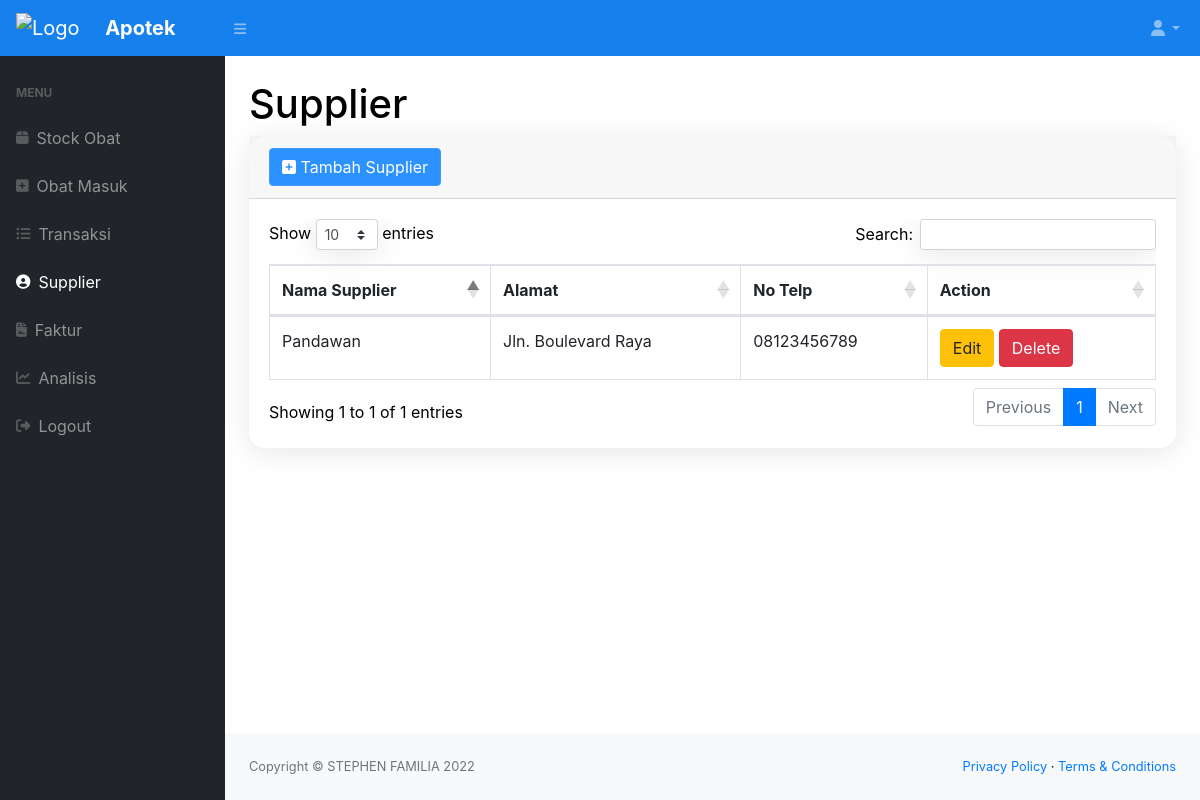
Before: /supplier.php (signed in) with the older database file.
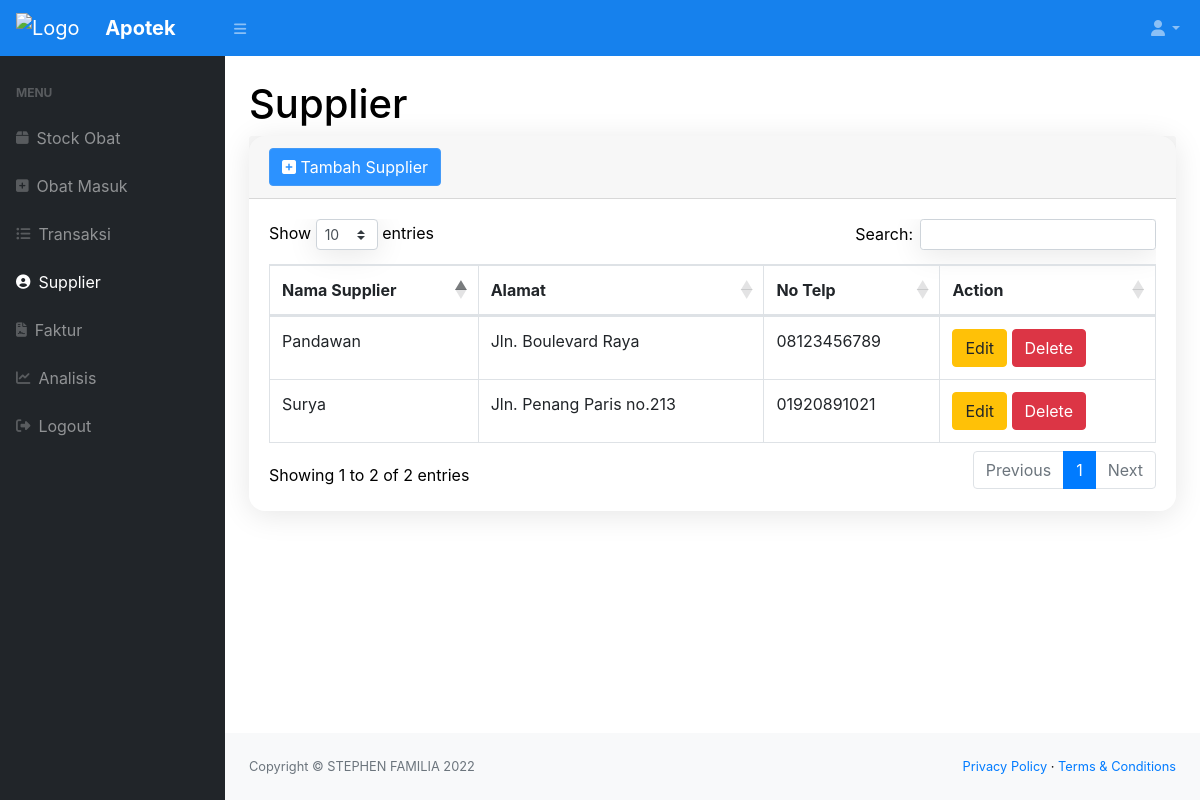
After: the same page with the newer database file.
### tables this page shows
CREATE TABLE `supplier` (
  `idsup` int NOT NULL,
  `nama_supplier` varchar(100)  NOT NULL,
  `alamat` varchar(100)  DEFAULT NULL,
  `no_telp` varchar(20) DEFAULT NULL
);

### supplier.php (the view, shortened to what this page needs)
<?php
require 'function.php';
include 'head.php';
?>
    <body class="sb-nav-fixed">
        <?php include 'nav.php'?>
            <div id="layoutSidenav_content">
                <main>
                    <div class="container-fluid">
                        <h1 class="mt-4">Supplier</h1>
                        <div class="card mb-4">
                            <div class="card-header">
                            <button type="button" class="btn btn-primary" data-toggle="modal" data-target="#myModal">
                                <i class="fa fa-plus-square"></i> Tambah Supplier
                                </button>
                            </div>
                            <div class="card-body">
                                <div class="table-responsive">
                                    <table class="table table-bordered" id="dataTable" width="100%" cellspacing="0">
                                        <thead>
                                            <tr>
                                                <th>Nama Supplier</th>
                                                <th>Alamat</th>
                                                <th>No Telp</th>
                                                <th>Action</th>
                                            </tr>
                                        </thead>
                                        <tbody>
                                            <?php
                                                $ambildatasupplier = mysqli_query($conn,"SELECT * FROM supplier");
                                                while($data=mysqli_fetch_array($ambildatasupplier)){
                                                    $idsup = $data['idsup'];
                                                    $namasupplier = $data['nama_supplier'];
                                                    $alamat = $data['alamat'];
                                                    $notelp = $data['no_telp'];
                                            ?>
                                                <tr>
                                                    <td><?=$namasupplier?></td>
                                                    <td><?=$alamat?></td>
                                                    <td><?=$notelp?></td>
                                                    <td><button type="button" class="btn btn-warning" data-toggle="modal" data-target="#edit<?=$idsup;?>">Edit</button>
                                                    <button type="button" class="btn btn-danger" data-toggle="modal" data-target="#delete<?=$idsup;?>">Delete</button></td>
                                                </tr>
                                            <?php
                                                };
                                            ?>
                                        </tbody>
                                    </table>
                                </div>
                            </div>
                        </div>
                    </div>
                </main>
                <footer class="py-4 bg-light mt-auto">
                    <div class="container-fluid">
                        <div class="d-flex align-items-center justify-content-between small">
                            <div class="text-muted">Copyright &copy; STEPHEN FAMILIA 2022</div>
                            <div>
                                <a href="#">Privacy Policy</a>
                                &middot;
                                <a href="#">Terms &amp; Conditions</a>
                            </div>
                        </div>
                    </div>
                </footer>
            </div>
        </div>
    </body>
</html>

Changed rows visible on the page:
added supplier: nama_supplier "Surya", alamat "Jln. Penang Paris no.213", no_telp "01920891021"
Other visible differences:
text written by a page script: "Show entries Search: Showing 1 to 1 of 1 entries Previous 1 Next" → "Show entries Search: Showing 1 to 2 of 2 entries Previous 1 Next"
